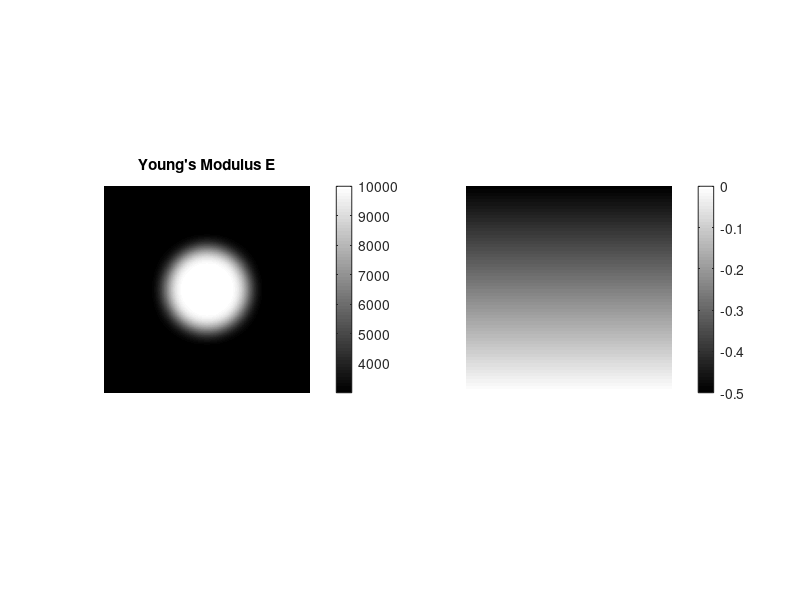

Write the MATLAB code that produced this figure. (Note: this script raises an error after producing the figure.)
addpath("C:\Users\MattC\OneDrive\Elastosynth\Simulator")
addpath("C:\Users\MattC\OneDrive\Elastosynth\Simulator/FEM Interface Windows/")
close all
clear all
clc


%% Make a well integrated phantom with a different poisson's ratio compared to the background

[X,Y] = meshgrid(linspace(-100,100,512), linspace(-100,100,512));

inclusion_mask = X.^2 + Y.^2 < 40^2;

YM = 3000*ones(512,512);
YM(inclusion_mask) = 10000;


Nue = 0.40*ones(512,512);
Nue(inclusion_mask) = 0.45;

subplot(1,2,1)
imshow(YM, [])
colorbar

subplot(1,2,2)
imshow(Nue,[])
colorbar

%% Now lets smooth out the YMs so it isnt such a large drop

YM = imgaussfilt(YM,20);
Nue = imgaussfilt(Nue,20);

subplot(1,2,1)
imshow(YM, [])
title("Young's Modulus E")
colorbar

subplot(1,2,2)
imshow(Nue,[])
title("Poisson's Ratio \nu")
colorbar

%% Run the FEM simulation

% Generate test situation

axRes = 513;
latRes = 513;

axial_displacements = repmat(linspace(-0.5,0,axRes)',1,latRes);
lateral_displacements = zeros(axRes,latRes);

imshow(axial_displacements,[])
colorbar

%%

clc

ConfigureFEM();

% Create material definition
material = clib.FEM_Interface.Material_MATLAB;

material.youngs_modulus = flatten(YM);
material.poissons_ratio = flatten(Nue);

% Analysis options
analysis_options = clib.FEM_Interface.AnalysisOptions;
analysis_options.coordinate_system_type = "cartesian";
analysis_options.element_type = "PLANE_STRAIN";
analysis_options.axial_nodal_resolution = axRes;
analysis_options.lateral_nodal_resolution = latRes;

% Boundary Conditions
boundary_conditions = clib.FEM_Interface.BoundaryStruct;

%% From Displacements

boundary_conditions.top_axial = axial_displacements(1,:);   
boundary_conditions.bottom_axial = axial_displacements(end,:);

boundary_conditions.top_lateral = lateral_displacements(1,:);   
boundary_conditions.bottom_lateral = lateral_displacements(end,:);

%%

tic

output = clib.FEM_Interface.RunFiniteElementAnalysis(boundary_conditions,...
                                                      size(axial_displacements),...
                                                      material, analysis_options);
toc

%%

axial_disp = reshape(output.axial_displacements.double(), axRes, latRes);
lateral_disp = reshape(output.lateral_displacements.double(), axRes, latRes);

axial_strain = reshape(output.axial_strain.double(),axRes-1, latRes-1);
lateral_strain = reshape(output.lateral_strain.double(),axRes-1, latRes-1);
shear_strain = reshape(output.shear_strain.double(),axRes-1, latRes-1);

axial_stress = reshape(output.axial_stress.double(),axRes-1, latRes-1);
lateral_stress = reshape(output.lateral_stress.double(),axRes-1, latRes-1);

%%

close all
figure
subplot(2,2,1)
imshow(axial_disp, [], "InitialMagnification", "fit")
title("Axial Displacement")
colorbar

subplot(2,2,3)
imshow(lateral_disp, [], "InitialMagnification", "fit")
title("Lateral Displacement")
colorbar

subplot(2,2,2)
imshow(axial_strain, [], "InitialMagnification", "fit")
title("Axial Strain")
colorbar

subplot(2,2,4)
imshow(lateral_strain, [], "InitialMagnification", "fit")
title("Lateral Strain")
colorbar

%%

close all
figure
subplot(2,4,1)
imshow(axial_disp, [], "InitialMagnification", "fit")
title("Axial Displacement")
colorbar

subplot(2,4,5)
imshow(lateral_disp, [], "InitialMagnification", "fit")
title("Lateral Displacement")
colorbar

subplot(2,4,2)
imshow(axial_strain, [], "InitialMagnification", "fit")
title("Axial Strain")
colorbar

subplot(2,4,3)
imshow(lateral_strain, [], "InitialMagnification", "fit")
title("Lateral Strain")
colorbar

subplot(2,4,4)
imshow(shear_strain, [], "InitialMagnification", "fit")
title("Shear Strain")
colorbar

subplot(2,4,6)
imshow(axial_stress, [], "InitialMagnification", "fit")
title("Axial stress")
colorbar

subplot(2,4,7)
imshow(lateral_stress, [], "InitialMagnification", "fit")
title("Lateral stress")
colorbar

%%

phantom.axial = axial_disp;
phantom.lateral = lateral_disp;

save("poissons_phantom.mat", 'phantom')

%% Generate Synthetic Data

speed_factor = 100;

if (~ispc)
    addpath("FIELD II Linux/")
else
    addpath("C:\Users\MattC\OneDrive\Elastosynth\Simulator/FIELD II Windows/")
end

field_init();

transducer = Transducer;

transducer.central_frequency=5e6;                %  Transducer center frequency [Hz]
transducer.sampling_frequency=100e6;                %  Sampling frequency [Hz]
transducer.speed_of_sound=1540;                  %  Speed of sound [m/s]
transducer.lambda=transducer.speed_of_sound/transducer.central_frequency;             %  Wavelength [m]
transducer.element_width=transducer.lambda;            %  Width of element
transducer.element_height=10/1000;   %  Height of element [m]
transducer.kerf=0.1/1000;          %  Kerf [m]
transducer.focus=[0 0 50]/1000;     %  Fixed focal point [m]
transducer.N_elements=192;          %  Number of physical elements
transducer.N_active=64;             %  Number of active elements 
transducer.focal_zones = [30:10:50]'/1000;
transducer.transmit_focus = 50/1000;          %  Transmit focus

transducer

D = 40/1000;
L = 40/1000;
Z = 10/1000;

%%

[X,Y] = meshgrid(linspace(-L/2,L/2,513),linspace(0,D,513)+0.03)
I = ones(220,200);

mask = (X.^2 + Y.^2 < (6/1000).^2);

I(mask') = 5;
%%

close all

figure
[phantom_positions, phantom_amplitudes] = ImageToScatterers(I, D,L, Z, 10e5);

phantom = Phantom(phantom_positions, phantom_amplitudes);

imageopts = ImageOpts(128, 40/1000, 40/1000, 40/1000, 10/1000, 10e5,100);
imageopts.decimation_factor = 2;
iamgeopts.axial_FOV = 40/1000;
imageopts.lateral_FOV = 40/1000;
iamgeopts.slice_thickness = 10/1000;

dispx = interp2(X,Y,axial_disp,phantom_positions(:,1),phantom_positions(:,3));
dispy = interp2(X,Y,lateral_disp,phantom_positions(:,1),phantom_positions(:,3));

%%

figure
subplot(1,2,1)
scatter(phantom_positions(:,1),phantom_positions(:,3),3,dispx)

subplot(1,2,2)
scatter(phantom_positions(:,1),phantom_positions(:,3),3,dispy)
%%

displacements = zeros(10e5, 3);
displacements(:,3) = dispx/1000;
displacements(:,1) = dispy/1000;

[Frame1, Frame2] = GenerateFramePairLinear(phantom, displacements, transducer, imageopts, speed_factor);

%%
Frame1 = Frame1(1:2500,:);
Frame1 = Frame1 ./ max(Frame1(:));

Frame2 = Frame2(1:2500,:);
Frame2 = Frame2 ./ max(Frame2(:));

%%

addpath("C:\Users\MattC\OneDrive\Masters\Displacement Estimator Project\GLUE")

params.probe.a_t = 1;
params.probe.fc = 5;
params.probe.fs = 50;
params.L = 50;
params.D = 60;
GLUE = RunGLUE(Frame1, Frame2, params);

figure
imshow(imresize(GLUE.Axial(80:end-80,11:end-10),[256,256]),[])
colorbar

figure
imshow(imresize(conv2(GLUE.Axial(80:end-80,11:end-10),[-1;0;1],'valid'),[256,256]),[])
colorbar

save("poissons_phantom_GLUE.mat", "GLUE")


%%

function A = flatten(B)

    A = B(:)';

end